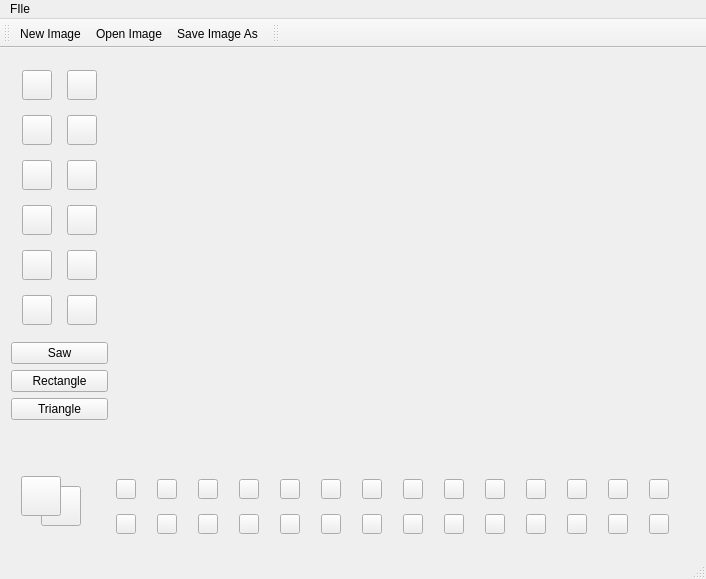
<?xml version="1.0" encoding="UTF-8"?>
<ui version="4.0">
 <class>MainWindow</class>
 <widget class="QMainWindow" name="MainWindow">
  <property name="geometry">
   <rect>
    <x>0</x>
    <y>0</y>
    <width>706</width>
    <height>579</height>
   </rect>
  </property>
  <property name="windowTitle">
   <string>Lab3.2</string>
  </property>
  <widget class="QWidget" name="centralWidget">
   <property name="sizePolicy">
    <sizepolicy hsizetype="Maximum" vsizetype="Maximum">
     <horstretch>0</horstretch>
     <verstretch>0</verstretch>
    </sizepolicy>
   </property>
   <layout class="QVBoxLayout" name="verticalLayout">
    <item>
     <layout class="QHBoxLayout" name="horizontalLayout">
      <property name="sizeConstraint">
       <enum>QLayout::SetDefaultConstraint</enum>
      </property>
      <item>
       <layout class="QVBoxLayout" name="verticalLayout_2">
        <item>
         <widget class="QWidget" name="widget" native="true">
          <property name="sizePolicy">
           <sizepolicy hsizetype="Maximum" vsizetype="Maximum">
            <horstretch>0</horstretch>
            <verstretch>0</verstretch>
           </sizepolicy>
          </property>
          <layout class="QGridLayout" name="gridLayout">
           <property name="spacing">
            <number>15</number>
           </property>
           <item row="4" column="0">
            <widget class="QPushButton" name="lineButton">
             <property name="minimumSize">
              <size>
               <width>30</width>
               <height>30</height>
              </size>
             </property>
             <property name="maximumSize">
              <size>
               <width>30</width>
               <height>30</height>
              </size>
             </property>
             <property name="text">
              <string/>
             </property>
             <property name="icon">
              <iconset resource="resources.qrc">
               <normaloff>:/icons/layer-shape-line.png</normaloff>:/icons/layer-shape-line.png</iconset>
             </property>
             <property name="checkable">
              <bool>true</bool>
             </property>
            </widget>
           </item>
           <item row="0" column="0">
            <widget class="QPushButton" name="eraserButton">
             <property name="sizePolicy">
              <sizepolicy hsizetype="Fixed" vsizetype="Fixed">
               <horstretch>0</horstretch>
               <verstretch>0</verstretch>
              </sizepolicy>
             </property>
             <property name="minimumSize">
              <size>
               <width>30</width>
               <height>30</height>
              </size>
             </property>
             <property name="maximumSize">
              <size>
               <width>30</width>
               <height>30</height>
              </size>
             </property>
             <property name="text">
              <string/>
             </property>
             <property name="icon">
              <iconset resource="resources.qrc">
               <normaloff>:/icons/eraser.png</normaloff>:/icons/eraser.png</iconset>
             </property>
             <property name="checkable">
              <bool>true</bool>
             </property>
            </widget>
           </item>
           <item row="0" column="1">
            <widget class="QPushButton" name="fillButton">
             <property name="sizePolicy">
              <sizepolicy hsizetype="Fixed" vsizetype="Fixed">
               <horstretch>0</horstretch>
               <verstretch>0</verstretch>
              </sizepolicy>
             </property>
             <property name="minimumSize">
              <size>
               <width>30</width>
               <height>30</height>
              </size>
             </property>
             <property name="maximumSize">
              <size>
               <width>30</width>
               <height>30</height>
              </size>
             </property>
             <property name="text">
              <string/>
             </property>
             <property name="icon">
              <iconset resource="resources.qrc">
               <normaloff>:/icons/paint-can.png</normaloff>:/icons/paint-can.png</iconset>
             </property>
             <property name="checkable">
              <bool>true</bool>
             </property>
            </widget>
           </item>
           <item row="2" column="1">
            <widget class="QPushButton" name="brushButton">
             <property name="sizePolicy">
              <sizepolicy hsizetype="Fixed" vsizetype="Fixed">
               <horstretch>0</horstretch>
               <verstretch>0</verstretch>
              </sizepolicy>
             </property>
             <property name="minimumSize">
              <size>
               <width>30</width>
               <height>30</height>
              </size>
             </property>
             <property name="maximumSize">
              <size>
               <width>30</width>
               <height>30</height>
              </size>
             </property>
             <property name="text">
              <string/>
             </property>
             <property name="icon">
              <iconset resource="resources.qrc">
               <normaloff>:/icons/paint-brush.png</normaloff>:/icons/paint-brush.png</iconset>
             </property>
             <property name="checkable">
              <bool>true</bool>
             </property>
            </widget>
           </item>
           <item row="5" column="1">
            <widget class="QPushButton" name="polygonButton">
             <property name="minimumSize">
              <size>
               <width>30</width>
               <height>30</height>
              </size>
             </property>
             <property name="maximumSize">
              <size>
               <width>30</width>
               <height>30</height>
              </size>
             </property>
             <property name="text">
              <string/>
             </property>
             <property name="icon">
              <iconset resource="resources.qrc">
               <normaloff>:/icons/layer-shape-polygon.png</normaloff>:/icons/layer-shape-polygon.png</iconset>
             </property>
             <property name="checkable">
              <bool>true</bool>
             </property>
            </widget>
           </item>
           <item row="4" column="1">
            <widget class="QPushButton" name="polylineButton">
             <property name="minimumSize">
              <size>
               <width>30</width>
               <height>30</height>
              </size>
             </property>
             <property name="maximumSize">
              <size>
               <width>30</width>
               <height>30</height>
              </size>
             </property>
             <property name="text">
              <string/>
             </property>
             <property name="icon">
              <iconset resource="resources.qrc">
               <normaloff>:/icons/layer-shape-polyline.png</normaloff>:/icons/layer-shape-polyline.png</iconset>
             </property>
             <property name="checkable">
              <bool>true</bool>
             </property>
            </widget>
           </item>
           <item row="1" column="1">
            <widget class="QPushButton" name="sprayButton">
             <property name="sizePolicy">
              <sizepolicy hsizetype="Minimum" vsizetype="Fixed">
               <horstretch>0</horstretch>
               <verstretch>0</verstretch>
              </sizepolicy>
             </property>
             <property name="minimumSize">
              <size>
               <width>30</width>
               <height>30</height>
              </size>
             </property>
             <property name="maximumSize">
              <size>
               <width>30</width>
               <height>30</height>
              </size>
             </property>
             <property name="text">
              <string/>
             </property>
             <property name="icon">
              <iconset resource="resources.qrc">
               <normaloff>:/icons/spray.png</normaloff>:/icons/spray.png</iconset>
             </property>
             <property name="checkable">
              <bool>true</bool>
             </property>
             <property name="flat">
              <bool>false</bool>
             </property>
            </widget>
           </item>
           <item row="1" column="0">
            <widget class="QPushButton" name="dropperButton">
             <property name="sizePolicy">
              <sizepolicy hsizetype="Fixed" vsizetype="Fixed">
               <horstretch>0</horstretch>
               <verstretch>0</verstretch>
              </sizepolicy>
             </property>
             <property name="minimumSize">
              <size>
               <width>30</width>
               <height>30</height>
              </size>
             </property>
             <property name="maximumSize">
              <size>
               <width>30</width>
               <height>30</height>
              </size>
             </property>
             <property name="text">
              <string/>
             </property>
             <property name="icon">
              <iconset resource="resources.qrc">
               <normaloff>:/icons/pipette.png</normaloff>:/icons/pipette.png</iconset>
             </property>
             <property name="checkable">
              <bool>true</bool>
             </property>
            </widget>
           </item>
           <item row="5" column="0">
            <widget class="QPushButton" name="rectButton">
             <property name="minimumSize">
              <size>
               <width>30</width>
               <height>30</height>
              </size>
             </property>
             <property name="maximumSize">
              <size>
               <width>30</width>
               <height>30</height>
              </size>
             </property>
             <property name="text">
              <string/>
             </property>
             <property name="icon">
              <iconset resource="resources.qrc">
               <normaloff>:/icons/layer-shape.png</normaloff>:/icons/layer-shape.png</iconset>
             </property>
             <property name="checkable">
              <bool>true</bool>
             </property>
            </widget>
           </item>
           <item row="6" column="1">
            <widget class="QPushButton" name="roundrectButton">
             <property name="minimumSize">
              <size>
               <width>30</width>
               <height>30</height>
              </size>
             </property>
             <property name="maximumSize">
              <size>
               <width>30</width>
               <height>30</height>
              </size>
             </property>
             <property name="text">
              <string/>
             </property>
             <property name="icon">
              <iconset resource="resources.qrc">
               <normaloff>:/icons/layer-shape-round.png</normaloff>:/icons/layer-shape-round.png</iconset>
             </property>
             <property name="checkable">
              <bool>true</bool>
             </property>
            </widget>
           </item>
           <item row="6" column="0">
            <widget class="QPushButton" name="ellipseButton">
             <property name="minimumSize">
              <size>
               <width>30</width>
               <height>30</height>
              </size>
             </property>
             <property name="maximumSize">
              <size>
               <width>30</width>
               <height>30</height>
              </size>
             </property>
             <property name="text">
              <string/>
             </property>
             <property name="icon">
              <iconset resource="resources.qrc">
               <normaloff>:/icons/layer-shape-ellipse.png</normaloff>:/icons/layer-shape-ellipse.png</iconset>
             </property>
             <property name="checkable">
              <bool>true</bool>
             </property>
            </widget>
           </item>
           <item row="2" column="0">
            <widget class="QPushButton" name="penButton">
             <property name="sizePolicy">
              <sizepolicy hsizetype="Fixed" vsizetype="Fixed">
               <horstretch>0</horstretch>
               <verstretch>0</verstretch>
              </sizepolicy>
             </property>
             <property name="minimumSize">
              <size>
               <width>30</width>
               <height>30</height>
              </size>
             </property>
             <property name="maximumSize">
              <size>
               <width>30</width>
               <height>30</height>
              </size>
             </property>
             <property name="text">
              <string/>
             </property>
             <property name="icon">
              <iconset resource="resources.qrc">
               <normaloff>:/icons/pencil.png</normaloff>:/icons/pencil.png</iconset>
             </property>
             <property name="checkable">
              <bool>true</bool>
             </property>
            </widget>
           </item>
          </layout>
         </widget>
        </item>
        <item>
         <widget class="QPushButton" name="addSawButton">
          <property name="text">
           <string>Saw</string>
          </property>
          <property name="icon">
           <iconset resource="resources.qrc">
            <normaloff>:/types/saw.png</normaloff>:/types/saw.png</iconset>
          </property>
         </widget>
        </item>
        <item>
         <widget class="QPushButton" name="addRecButton">
          <property name="text">
           <string>Rectangle</string>
          </property>
          <property name="icon">
           <iconset resource="resources.qrc">
            <normaloff>:/types/rectangle.png</normaloff>:/types/rectangle.png</iconset>
          </property>
         </widget>
        </item>
        <item>
         <widget class="QPushButton" name="addTriangleButton">
          <property name="text">
           <string>Triangle</string>
          </property>
          <property name="icon">
           <iconset resource="resources.qrc">
            <normaloff>:/types/triangle.png</normaloff>:/types/triangle.png</iconset>
          </property>
         </widget>
        </item>
        <item>
         <spacer name="verticalSpacer">
          <property name="orientation">
           <enum>Qt::Vertical</enum>
          </property>
          <property name="sizeHint" stdset="0">
           <size>
            <width>20</width>
            <height>40</height>
           </size>
          </property>
         </spacer>
        </item>
       </layout>
      </item>
      <item>
       <widget class="QLabel" name="canvas">
        <property name="sizePolicy">
         <sizepolicy hsizetype="MinimumExpanding" vsizetype="MinimumExpanding">
          <horstretch>0</horstretch>
          <verstretch>0</verstretch>
         </sizepolicy>
        </property>
        <property name="text">
         <string/>
        </property>
       </widget>
      </item>
     </layout>
    </item>
    <item>
     <layout class="QHBoxLayout" name="horizontalLayout_2">
      <item>
       <widget class="QWidget" name="widget_3" native="true">
        <property name="minimumSize">
         <size>
          <width>78</width>
          <height>0</height>
         </size>
        </property>
        <property name="maximumSize">
         <size>
          <width>78</width>
          <height>16777215</height>
         </size>
        </property>
        <widget class="QPushButton" name="secondaryButton">
         <property name="geometry">
          <rect>
           <x>30</x>
           <y>10</y>
           <width>40</width>
           <height>40</height>
          </rect>
         </property>
         <property name="minimumSize">
          <size>
           <width>40</width>
           <height>40</height>
          </size>
         </property>
         <property name="maximumSize">
          <size>
           <width>40</width>
           <height>40</height>
          </size>
         </property>
         <property name="text">
          <string/>
         </property>
        </widget>
        <widget class="QPushButton" name="primaryButton">
         <property name="geometry">
          <rect>
           <x>10</x>
           <y>0</y>
           <width>40</width>
           <height>40</height>
          </rect>
         </property>
         <property name="minimumSize">
          <size>
           <width>40</width>
           <height>40</height>
          </size>
         </property>
         <property name="maximumSize">
          <size>
           <width>40</width>
           <height>40</height>
          </size>
         </property>
         <property name="text">
          <string/>
         </property>
        </widget>
       </widget>
      </item>
      <item>
       <widget class="QWidget" name="widget_2" native="true">
        <layout class="QGridLayout" name="gridLayout_2">
         <property name="leftMargin">
          <number>15</number>
         </property>
         <property name="topMargin">
          <number>0</number>
         </property>
         <property name="rightMargin">
          <number>15</number>
         </property>
         <property name="bottomMargin">
          <number>15</number>
         </property>
         <property name="spacing">
          <number>15</number>
         </property>
         <item row="0" column="10">
          <widget class="QPushButton" name="colorButton_11">
           <property name="sizePolicy">
            <sizepolicy hsizetype="Fixed" vsizetype="Fixed">
             <horstretch>0</horstretch>
             <verstretch>0</verstretch>
            </sizepolicy>
           </property>
           <property name="minimumSize">
            <size>
             <width>20</width>
             <height>20</height>
            </size>
           </property>
           <property name="maximumSize">
            <size>
             <width>20</width>
             <height>13</height>
            </size>
           </property>
           <property name="text">
            <string/>
           </property>
          </widget>
         </item>
         <item row="0" column="6">
          <widget class="QPushButton" name="colorButton_7">
           <property name="sizePolicy">
            <sizepolicy hsizetype="Fixed" vsizetype="Fixed">
             <horstretch>0</horstretch>
             <verstretch>0</verstretch>
            </sizepolicy>
           </property>
           <property name="minimumSize">
            <size>
             <width>20</width>
             <height>20</height>
            </size>
           </property>
           <property name="maximumSize">
            <size>
             <width>20</width>
             <height>13</height>
            </size>
           </property>
           <property name="text">
            <string/>
           </property>
          </widget>
         </item>
         <item row="0" column="8">
          <widget class="QPushButton" name="colorButton_9">
           <property name="sizePolicy">
            <sizepolicy hsizetype="Fixed" vsizetype="Fixed">
             <horstretch>0</horstretch>
             <verstretch>0</verstretch>
            </sizepolicy>
           </property>
           <property name="minimumSize">
            <size>
             <width>20</width>
             <height>20</height>
            </size>
           </property>
           <property name="maximumSize">
            <size>
             <width>20</width>
             <height>13</height>
            </size>
           </property>
           <property name="text">
            <string/>
           </property>
          </widget>
         </item>
         <item row="0" column="9">
          <widget class="QPushButton" name="colorButton_10">
           <property name="sizePolicy">
            <sizepolicy hsizetype="Fixed" vsizetype="Fixed">
             <horstretch>0</horstretch>
             <verstretch>0</verstretch>
            </sizepolicy>
           </property>
           <property name="minimumSize">
            <size>
             <width>20</width>
             <height>20</height>
            </size>
           </property>
           <property name="maximumSize">
            <size>
             <width>20</width>
             <height>13</height>
            </size>
           </property>
           <property name="text">
            <string/>
           </property>
          </widget>
         </item>
         <item row="1" column="8">
          <widget class="QPushButton" name="colorButton_23">
           <property name="sizePolicy">
            <sizepolicy hsizetype="Fixed" vsizetype="Fixed">
             <horstretch>0</horstretch>
             <verstretch>0</verstretch>
            </sizepolicy>
           </property>
           <property name="minimumSize">
            <size>
             <width>20</width>
             <height>20</height>
            </size>
           </property>
           <property name="maximumSize">
            <size>
             <width>20</width>
             <height>13</height>
            </size>
           </property>
           <property name="text">
            <string/>
           </property>
          </widget>
         </item>
         <item row="1" column="3">
          <widget class="QPushButton" name="colorButton_18">
           <property name="sizePolicy">
            <sizepolicy hsizetype="Fixed" vsizetype="Fixed">
             <horstretch>0</horstretch>
             <verstretch>0</verstretch>
            </sizepolicy>
           </property>
           <property name="minimumSize">
            <size>
             <width>20</width>
             <height>20</height>
            </size>
           </property>
           <property name="maximumSize">
            <size>
             <width>20</width>
             <height>13</height>
            </size>
           </property>
           <property name="text">
            <string/>
           </property>
          </widget>
         </item>
         <item row="1" column="5">
          <widget class="QPushButton" name="colorButton_20">
           <property name="sizePolicy">
            <sizepolicy hsizetype="Fixed" vsizetype="Fixed">
             <horstretch>0</horstretch>
             <verstretch>0</verstretch>
            </sizepolicy>
           </property>
           <property name="minimumSize">
            <size>
             <width>20</width>
             <height>20</height>
            </size>
           </property>
           <property name="maximumSize">
            <size>
             <width>20</width>
             <height>13</height>
            </size>
           </property>
           <property name="text">
            <string/>
           </property>
          </widget>
         </item>
         <item row="0" column="5">
          <widget class="QPushButton" name="colorButton_6">
           <property name="sizePolicy">
            <sizepolicy hsizetype="Fixed" vsizetype="Fixed">
             <horstretch>0</horstretch>
             <verstretch>0</verstretch>
            </sizepolicy>
           </property>
           <property name="minimumSize">
            <size>
             <width>20</width>
             <height>20</height>
            </size>
           </property>
           <property name="maximumSize">
            <size>
             <width>20</width>
             <height>13</height>
            </size>
           </property>
           <property name="text">
            <string/>
           </property>
          </widget>
         </item>
         <item row="0" column="2">
          <widget class="QPushButton" name="colorButton_3">
           <property name="sizePolicy">
            <sizepolicy hsizetype="Fixed" vsizetype="Fixed">
             <horstretch>0</horstretch>
             <verstretch>0</verstretch>
            </sizepolicy>
           </property>
           <property name="minimumSize">
            <size>
             <width>20</width>
             <height>20</height>
            </size>
           </property>
           <property name="maximumSize">
            <size>
             <width>20</width>
             <height>13</height>
            </size>
           </property>
           <property name="text">
            <string/>
           </property>
          </widget>
         </item>
         <item row="1" column="9">
          <widget class="QPushButton" name="colorButton_24">
           <property name="sizePolicy">
            <sizepolicy hsizetype="Fixed" vsizetype="Fixed">
             <horstretch>0</horstretch>
             <verstretch>0</verstretch>
            </sizepolicy>
           </property>
           <property name="minimumSize">
            <size>
             <width>20</width>
             <height>20</height>
            </size>
           </property>
           <property name="maximumSize">
            <size>
             <width>20</width>
             <height>13</height>
            </size>
           </property>
           <property name="text">
            <string/>
           </property>
          </widget>
         </item>
         <item row="1" column="2">
          <widget class="QPushButton" name="colorButton_17">
           <property name="sizePolicy">
            <sizepolicy hsizetype="Fixed" vsizetype="Fixed">
             <horstretch>0</horstretch>
             <verstretch>0</verstretch>
            </sizepolicy>
           </property>
           <property name="minimumSize">
            <size>
             <width>20</width>
             <height>20</height>
            </size>
           </property>
           <property name="maximumSize">
            <size>
             <width>20</width>
             <height>13</height>
            </size>
           </property>
           <property name="text">
            <string/>
           </property>
          </widget>
         </item>
         <item row="0" column="0">
          <widget class="QPushButton" name="colorButton_1">
           <property name="sizePolicy">
            <sizepolicy hsizetype="Fixed" vsizetype="Fixed">
             <horstretch>0</horstretch>
             <verstretch>0</verstretch>
            </sizepolicy>
           </property>
           <property name="minimumSize">
            <size>
             <width>20</width>
             <height>20</height>
            </size>
           </property>
           <property name="maximumSize">
            <size>
             <width>20</width>
             <height>13</height>
            </size>
           </property>
           <property name="styleSheet">
            <string notr="true"/>
           </property>
           <property name="text">
            <string/>
           </property>
          </widget>
         </item>
         <item row="0" column="7">
          <widget class="QPushButton" name="colorButton_8">
           <property name="sizePolicy">
            <sizepolicy hsizetype="Fixed" vsizetype="Fixed">
             <horstretch>0</horstretch>
             <verstretch>0</verstretch>
            </sizepolicy>
           </property>
           <property name="minimumSize">
            <size>
             <width>20</width>
             <height>20</height>
            </size>
           </property>
           <property name="maximumSize">
            <size>
             <width>20</width>
             <height>13</height>
            </size>
           </property>
           <property name="text">
            <string/>
           </property>
          </widget>
         </item>
         <item row="1" column="12">
          <widget class="QPushButton" name="colorButton_27">
           <property name="sizePolicy">
            <sizepolicy hsizetype="Fixed" vsizetype="Fixed">
             <horstretch>0</horstretch>
             <verstretch>0</verstretch>
            </sizepolicy>
           </property>
           <property name="minimumSize">
            <size>
             <width>20</width>
             <height>20</height>
            </size>
           </property>
           <property name="maximumSize">
            <size>
             <width>20</width>
             <height>13</height>
            </size>
           </property>
           <property name="text">
            <string/>
           </property>
          </widget>
         </item>
         <item row="1" column="7">
          <widget class="QPushButton" name="colorButton_22">
           <property name="sizePolicy">
            <sizepolicy hsizetype="Fixed" vsizetype="Fixed">
             <horstretch>0</horstretch>
             <verstretch>0</verstretch>
            </sizepolicy>
           </property>
           <property name="minimumSize">
            <size>
             <width>20</width>
             <height>20</height>
            </size>
           </property>
           <property name="maximumSize">
            <size>
             <width>20</width>
             <height>13</height>
            </size>
           </property>
           <property name="text">
            <string/>
           </property>
          </widget>
         </item>
         <item row="1" column="0">
          <widget class="QPushButton" name="colorButton_15">
           <property name="sizePolicy">
            <sizepolicy hsizetype="Fixed" vsizetype="Fixed">
             <horstretch>0</horstretch>
             <verstretch>0</verstretch>
            </sizepolicy>
           </property>
           <property name="minimumSize">
            <size>
             <width>20</width>
             <height>20</height>
            </size>
           </property>
           <property name="maximumSize">
            <size>
             <width>20</width>
             <height>13</height>
            </size>
           </property>
           <property name="text">
            <string/>
           </property>
          </widget>
         </item>
         <item row="0" column="4">
          <widget class="QPushButton" name="colorButton_5">
           <property name="sizePolicy">
            <sizepolicy hsizetype="Fixed" vsizetype="Fixed">
             <horstretch>0</horstretch>
             <verstretch>0</verstretch>
            </sizepolicy>
           </property>
           <property name="minimumSize">
            <size>
             <width>20</width>
             <height>20</height>
            </size>
           </property>
           <property name="maximumSize">
            <size>
             <width>20</width>
             <height>13</height>
            </size>
           </property>
           <property name="text">
            <string/>
           </property>
          </widget>
         </item>
         <item row="0" column="1">
          <widget class="QPushButton" name="colorButton_2">
           <property name="sizePolicy">
            <sizepolicy hsizetype="Fixed" vsizetype="Fixed">
             <horstretch>0</horstretch>
             <verstretch>0</verstretch>
            </sizepolicy>
           </property>
           <property name="minimumSize">
            <size>
             <width>20</width>
             <height>20</height>
            </size>
           </property>
           <property name="maximumSize">
            <size>
             <width>20</width>
             <height>13</height>
            </size>
           </property>
           <property name="text">
            <string/>
           </property>
          </widget>
         </item>
         <item row="1" column="1">
          <widget class="QPushButton" name="colorButton_16">
           <property name="sizePolicy">
            <sizepolicy hsizetype="Fixed" vsizetype="Fixed">
             <horstretch>0</horstretch>
             <verstretch>0</verstretch>
            </sizepolicy>
           </property>
           <property name="minimumSize">
            <size>
             <width>20</width>
             <height>20</height>
            </size>
           </property>
           <property name="maximumSize">
            <size>
             <width>20</width>
             <height>13</height>
            </size>
           </property>
           <property name="text">
            <string/>
           </property>
          </widget>
         </item>
         <item row="0" column="13">
          <widget class="QPushButton" name="colorButton_14">
           <property name="sizePolicy">
            <sizepolicy hsizetype="Fixed" vsizetype="Fixed">
             <horstretch>0</horstretch>
             <verstretch>0</verstretch>
            </sizepolicy>
           </property>
           <property name="minimumSize">
            <size>
             <width>20</width>
             <height>20</height>
            </size>
           </property>
           <property name="maximumSize">
            <size>
             <width>20</width>
             <height>13</height>
            </size>
           </property>
           <property name="text">
            <string/>
           </property>
          </widget>
         </item>
         <item row="0" column="3">
          <widget class="QPushButton" name="colorButton_4">
           <property name="sizePolicy">
            <sizepolicy hsizetype="Fixed" vsizetype="Fixed">
             <horstretch>0</horstretch>
             <verstretch>0</verstretch>
            </sizepolicy>
           </property>
           <property name="minimumSize">
            <size>
             <width>20</width>
             <height>20</height>
            </size>
           </property>
           <property name="maximumSize">
            <size>
             <width>20</width>
             <height>13</height>
            </size>
           </property>
           <property name="text">
            <string/>
           </property>
          </widget>
         </item>
         <item row="1" column="6">
          <widget class="QPushButton" name="colorButton_21">
           <property name="sizePolicy">
            <sizepolicy hsizetype="Fixed" vsizetype="Fixed">
             <horstretch>0</horstretch>
             <verstretch>0</verstretch>
            </sizepolicy>
           </property>
           <property name="minimumSize">
            <size>
             <width>20</width>
             <height>20</height>
            </size>
           </property>
           <property name="maximumSize">
            <size>
             <width>20</width>
             <height>13</height>
            </size>
           </property>
           <property name="text">
            <string/>
           </property>
          </widget>
         </item>
         <item row="1" column="10">
          <widget class="QPushButton" name="colorButton_25">
           <property name="sizePolicy">
            <sizepolicy hsizetype="Fixed" vsizetype="Fixed">
             <horstretch>0</horstretch>
             <verstretch>0</verstretch>
            </sizepolicy>
           </property>
           <property name="minimumSize">
            <size>
             <width>20</width>
             <height>20</height>
            </size>
           </property>
           <property name="maximumSize">
            <size>
             <width>20</width>
             <height>13</height>
            </size>
           </property>
           <property name="text">
            <string/>
           </property>
          </widget>
         </item>
         <item row="0" column="11">
          <widget class="QPushButton" name="colorButton_12">
           <property name="sizePolicy">
            <sizepolicy hsizetype="Fixed" vsizetype="Fixed">
             <horstretch>0</horstretch>
             <verstretch>0</verstretch>
            </sizepolicy>
           </property>
           <property name="minimumSize">
            <size>
             <width>20</width>
             <height>20</height>
            </size>
           </property>
           <property name="maximumSize">
            <size>
             <width>20</width>
             <height>13</height>
            </size>
           </property>
           <property name="text">
            <string/>
           </property>
          </widget>
         </item>
         <item row="1" column="4">
          <widget class="QPushButton" name="colorButton_19">
           <property name="sizePolicy">
            <sizepolicy hsizetype="Fixed" vsizetype="Fixed">
             <horstretch>0</horstretch>
             <verstretch>0</verstretch>
            </sizepolicy>
           </property>
           <property name="minimumSize">
            <size>
             <width>20</width>
             <height>20</height>
            </size>
           </property>
           <property name="maximumSize">
            <size>
             <width>20</width>
             <height>13</height>
            </size>
           </property>
           <property name="text">
            <string/>
           </property>
          </widget>
         </item>
         <item row="0" column="12">
          <widget class="QPushButton" name="colorButton_13">
           <property name="sizePolicy">
            <sizepolicy hsizetype="Fixed" vsizetype="Fixed">
             <horstretch>0</horstretch>
             <verstretch>0</verstretch>
            </sizepolicy>
           </property>
           <property name="minimumSize">
            <size>
             <width>20</width>
             <height>20</height>
            </size>
           </property>
           <property name="maximumSize">
            <size>
             <width>20</width>
             <height>13</height>
            </size>
           </property>
           <property name="text">
            <string/>
           </property>
          </widget>
         </item>
         <item row="1" column="11">
          <widget class="QPushButton" name="colorButton_26">
           <property name="sizePolicy">
            <sizepolicy hsizetype="Fixed" vsizetype="Fixed">
             <horstretch>0</horstretch>
             <verstretch>0</verstretch>
            </sizepolicy>
           </property>
           <property name="minimumSize">
            <size>
             <width>20</width>
             <height>20</height>
            </size>
           </property>
           <property name="maximumSize">
            <size>
             <width>20</width>
             <height>13</height>
            </size>
           </property>
           <property name="text">
            <string/>
           </property>
          </widget>
         </item>
         <item row="1" column="13">
          <widget class="QPushButton" name="colorButton_28">
           <property name="sizePolicy">
            <sizepolicy hsizetype="Fixed" vsizetype="Fixed">
             <horstretch>0</horstretch>
             <verstretch>0</verstretch>
            </sizepolicy>
           </property>
           <property name="minimumSize">
            <size>
             <width>20</width>
             <height>20</height>
            </size>
           </property>
           <property name="maximumSize">
            <size>
             <width>20</width>
             <height>13</height>
            </size>
           </property>
           <property name="text">
            <string/>
           </property>
          </widget>
         </item>
        </layout>
       </widget>
      </item>
     </layout>
    </item>
   </layout>
  </widget>
  <widget class="QMenuBar" name="menuBar">
   <property name="geometry">
    <rect>
     <x>0</x>
     <y>0</y>
     <width>706</width>
     <height>30</height>
    </rect>
   </property>
   <widget class="QMenu" name="menuFIle">
    <property name="title">
     <string>FIle</string>
    </property>
    <addaction name="actionNewImage"/>
    <addaction name="actionOpenImage"/>
    <addaction name="actionSaveImage"/>
   </widget>
   <addaction name="menuFIle"/>
  </widget>
  <widget class="QStatusBar" name="statusBar"/>
  <widget class="QToolBar" name="fileToolbar">
   <property name="windowTitle">
    <string>toolBar</string>
   </property>
   <property name="iconSize">
    <size>
     <width>16</width>
     <height>16</height>
    </size>
   </property>
   <attribute name="toolBarArea">
    <enum>TopToolBarArea</enum>
   </attribute>
   <attribute name="toolBarBreak">
    <bool>false</bool>
   </attribute>
   <addaction name="actionNewImage"/>
   <addaction name="actionOpenImage"/>
   <addaction name="actionSaveImage"/>
  </widget>
  <widget class="QToolBar" name="drawingToolbar">
   <property name="windowTitle">
    <string>toolBar</string>
   </property>
   <property name="iconSize">
    <size>
     <width>16</width>
     <height>16</height>
    </size>
   </property>
   <attribute name="toolBarArea">
    <enum>TopToolBarArea</enum>
   </attribute>
   <attribute name="toolBarBreak">
    <bool>false</bool>
   </attribute>
  </widget>
  <action name="actionCopy">
   <property name="text">
    <string>Copy</string>
   </property>
   <property name="shortcut">
    <string>Ctrl+C</string>
   </property>
  </action>
  <action name="actionClearImage">
   <property name="text">
    <string>Clear Image</string>
   </property>
  </action>
  <action name="actionOpenImage">
   <property name="icon">
    <iconset resource="resources.qrc">
     <normaloff>:/icons/blue-folder-open-image.png</normaloff>:/icons/blue-folder-open-image.png</iconset>
   </property>
   <property name="text">
    <string>Open Image...</string>
   </property>
  </action>
  <action name="actionSaveImage">
   <property name="icon">
    <iconset resource="resources.qrc">
     <normaloff>:/icons/disk.png</normaloff>:/icons/disk.png</iconset>
   </property>
   <property name="text">
    <string>Save Image As...</string>
   </property>
  </action>
  <action name="actionInvertColors">
   <property name="text">
    <string>Invert Colors</string>
   </property>
  </action>
  <action name="actionFlipHorizontal">
   <property name="text">
    <string>Flip Horizontal</string>
   </property>
  </action>
  <action name="actionFlipVertical">
   <property name="text">
    <string>Flip Vertical</string>
   </property>
  </action>
  <action name="actionNewImage">
   <property name="icon">
    <iconset resource="resources.qrc">
     <normaloff>:/icons/document-image.png</normaloff>:/icons/document-image.png</iconset>
   </property>
   <property name="text">
    <string>New Image</string>
   </property>
  </action>
  <action name="actionBold">
   <property name="checkable">
    <bool>true</bool>
   </property>
   <property name="icon">
    <iconset>
     <normaloff>:/icons/edit-bold.png</normaloff>:/icons/edit-bold.png</iconset>
   </property>
   <property name="text">
    <string>Bold</string>
   </property>
   <property name="shortcut">
    <string>Ctrl+B</string>
   </property>
  </action>
  <action name="actionItalic">
   <property name="checkable">
    <bool>true</bool>
   </property>
   <property name="icon">
    <iconset>
     <normaloff>:/icons/edit-italic.png</normaloff>:/icons/edit-italic.png</iconset>
   </property>
   <property name="text">
    <string>Italic</string>
   </property>
   <property name="shortcut">
    <string>Ctrl+I</string>
   </property>
  </action>
  <action name="actionUnderline">
   <property name="checkable">
    <bool>true</bool>
   </property>
   <property name="icon">
    <iconset>
     <normaloff>:/icons/edit-underline.png</normaloff>:/icons/edit-underline.png</iconset>
   </property>
   <property name="text">
    <string>Underline</string>
   </property>
  </action>
  <action name="actionFillShapes">
   <property name="checkable">
    <bool>true</bool>
   </property>
   <property name="icon">
    <iconset resource="resources.qrc">
     <normaloff>:/icons/paint-can-color.png</normaloff>:/icons/paint-can-color.png</iconset>
   </property>
   <property name="text">
    <string>Fill Shapes?</string>
   </property>
  </action>
 </widget>
 <layoutdefault spacing="6" margin="11"/>
 <resources>
  <include location="resources.qrc"/>
 </resources>
 <connections/>
</ui>
